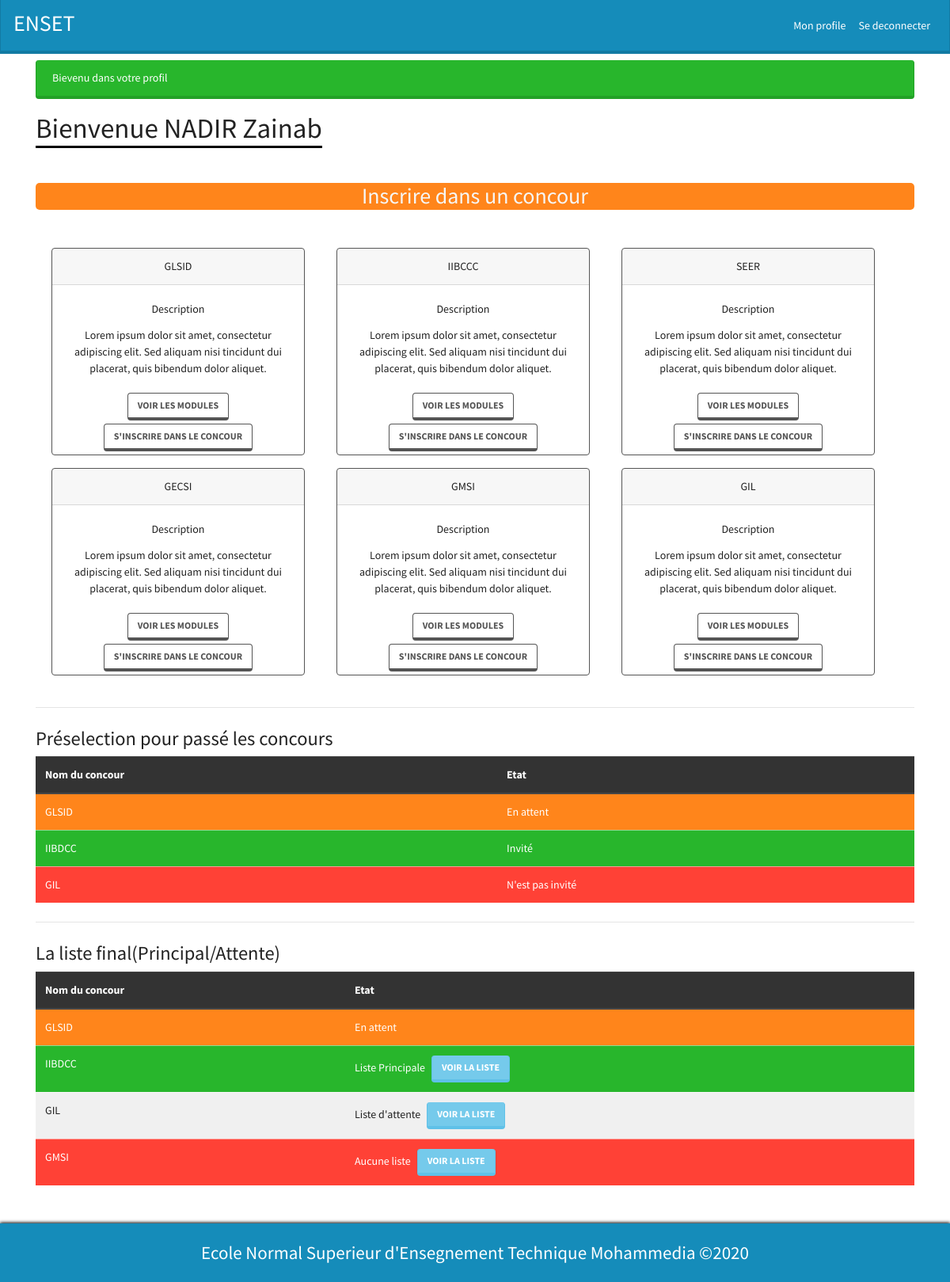
Page /profile.php (signed in) on the committed database.
### tables this page shows
CREATE TABLE `t_concours` (
  `id_concours` int(5) NOT NULL,
  `titre_concour` varchar(10) NOT NULL,
  `concours_designation` varchar(400) NOT NULL,
  `lien_module` varchar(255) DEFAULT NULL,
  `seuil` float NOT NULL
);

### Include/profileCondidat.php (the view)
<?php
    $concours = $pdo->query("SELECT * FROM t_concours")->fetchall();
    $req = $pdo->prepare("SELECT id_concour FROM t_liste_concour WHERE id_condidat=?");
    $req->execute([$_SESSION["user"]["id_candidat"]]);
    $liste_concour = $req->fetchall();
?>
<h1 class="mb-5 mt-3"><span style="border-bottom: 3px solid black;">Bienvenue <?=$_SESSION["user"]["nom_candidat"];?> <?=$_SESSION["user"]["prenom_candidat"];?></span></h1>
<h2 class="text-center text-light bg-warning mb-5" style="border-radius: 5px;">Inscrire dans un concour</h3>
<div class="container row justify-content-around">
    <?php for($i=0; $i<3; $i++): ?>
    <div class="card border-dark mb-3" style="max-width: 20rem;">
        <div class="card-header text-center"><?= $concours[$i]["titre_concour"]?></div>
        <div class="card-body">
            <div class="card-title text-center">Description</div>
            <div class="card-text text-center">
            <?= $concours[$i]["concours_designation"]?>
            </div>
        </div>
        <div class="mx-auto mb-1">
            <a href=<?=$concours[$i]["lien_module"]?> class="btn btn-outline-dark ">Voir les modules</a>
        </div>
        <?php $skip=false;foreach ($liste_concour as $element_concour):?>
            <?php if($element_concour[0] == $concours[$i]["id_concours"]):?>
                <div class="mx-auto mb-1">
                    <p class="alert alert-success my-0 p-2">vous êtes inscrit</p>
                </div>
            <?php $skip=true;
                break;?>
            <?php endif?>
        <?php endforeach;?>
        <?php if(!$skip):?>
        <div class="mx-auto mb-1">
            <a href="http://localhost/stage/registerConcour.php?id=<?=$concours[$i]["id_concours"]?>" class="btn btn-outline-dark ">S'inscrire dans le concour</a>
        </div>
        <?php endif;?>
    </div>
    <?php endfor;?>
</div>
<div class="container row justify-content-around">
    <?php for($i=3; $i<6; $i++): ?>
    <div class="card border-dark mb-3" style="max-width: 20rem;">
        <div class="card-header text-center"><?= $concours[$i]["titre_concour"]?></div>
        <div class="card-body">
            <div class="card-title text-center">Description</div>
            <div class="card-text text-center">
            <?= $concours[$i]["concours_designation"]?>
            </div>
        </div>
        <div class="mx-auto mb-1">
            <a href=<?=$concours[$i]["lien_module"]?> class="btn btn-outline-dark ">Voir les modules</a>
        </div>
        <?php $skip=false;foreach ($liste_concour as $element_concour):?>
            <?php if($element_concour[0] == $concours[$i]["id_concours"]):?>
                <div class="mx-auto mb-1">
                    <p class="alert alert-success my-0 p-2">vous êtes inscrit</p>
                </div>
            <?php $skip=true;
            break;
                    ?>
            <?php endif?>
        <?php endforeach;?>
        <?php if(!$skip):?>
        <div class="mx-auto mb-1">
            <a href="http://localhost/stage/registerConcour.php?id=<?=$concours[$i]["id_concours"]?>" class="btn btn-outline-dark ">S'inscrire dans le concour</a>
        </div>
        <?php endif;?>
    </div>
    <?php endfor;?>
</div>
<hr class="my-4">
<h3>Préselection pour passé les concours</h3>
<table class="table">
    <thead class="thead-dark">
            <tr>
                <th>Nom du concour</th>
                <th>Etat</th>
            </tr>
    </thead>
    <tbody>
        <tr class="table-warning">
            <td>GLSID</td>
            <td>En attent</td>
        </tr>
        <tr class="table-success">
            <td>IIBDCC</td>
            <td>Invité</td>
        </tr>
        <tr class="table-danger">
            <td>GIL</td>
            <td>N'est pas invité</td>
        </tr>
    </tbody>
</table>
<hr class="my-4">
<h3>La liste final(Principal/Attente)</h3>
<table class="table">
    <thead class="thead-dark">
            <tr>
                <th>Nom du concour</th>
                <th>Etat</th>
            </tr>
    </thead>
    <tbody>
        <tr class="table-warning">
            <td>GLSID</td>
            <td>En attent</td>
        </tr>
        <tr class="table-success">
            <td>IIBDCC</td>
            <td>Liste Principale<a href="#" class="btn btn-info mx-2">voir la liste</a></td>
        </tr>
        <tr class="table-secondary">
            <td>GIL</td>
            <td>Liste d'attente<a href="#" class="btn btn-info mx-2">voir la liste</a></td>
        </tr>
        <tr class="table-danger">
            <td>GMSI</td>
            <td>Aucune liste<a href="#" class="btn btn-info mx-2">voir la liste</a></td>
        </tr>
    </tbody>
</table>

### Include/Header.php (shortened to what this page needs)
<!DOCTYPE html>
<html lang="en">
<head>
    <link rel="stylesheet" href="Static/bootstrap.min.css">
</head>
<body>
<nav class="navbar navbar-expand-lg navbar-dark bg-primary py-1">
    <a href="index.php" class="navbar-brand mt-1"><h2>ENSET</h2></a>
    <div class="collapse navbar-collapse justify-content-end">
        <ul class="navbar-nav">
        <?php if(isset($_SESSION["auth"])): ?>
            <li class="nav-item">
                <a href="http://localhost/stage/editProfil.php" class="nav-link active">Mon profile</a>
            </li>
            <li class="nav-item">
                <a href="desconnect.php" class="nav-link active">Se deconnecter</a>
            </li>
        <?php endif; ?>
        </ul>
    </div>
</nav>
<?php if(isset($_SESSION["flash"])):?>
    <div class="container">
    <?php foreach($_SESSION["flash"] as $type => $message):?>
        <div class="alert alert-<?=$type;?> mt-2"><?=$message;?></div>
    <?php endforeach;?>
    </div>
<?php endif; ?>
<div class="container mb-5">

### profile.php (shortened to what this page needs)
<?php
    require_once "Include/bd.php";
    $role = $_SESSION["auth"]["role"];
?>
<?php $title = "profile";
    require_once "Include/Header.php";?>
<?php if($role==1):?>
<?php require_once "Include/profileCondidat.php";?>
<?php else:?>
<?php require_once "Include/profileResponsable.php";?>
<?php endif;?>
<?php require_once "Include/Footer.php";?>

### Include/Footer.php
        </div>
        <footer class=" bg-primary d-flex justify-content-center" style="box-shadow: 0px -1px 4px black;">
            <p style="font-size:23px;margin:20px;color:white;">Ecole Normal Superieur d'Ensegnement Technique Mohammedia &copy;2020</p>
        </footer>
    </body>
</html>

### rows in the picture
t_concours: titre_concour "GLSID", concours_designation "Lorem ipsum dolor sit amet, consectetur adipiscing elit. Sed aliquam nisi tincidunt dui placerat, quis bibendum dolor aliquet."
t_concours: titre_concour "IIBCCC", concours_designation "Lorem ipsum dolor sit amet, consectetur adipiscing elit. Sed aliquam nisi tincidunt dui placerat, quis bibendum dolor aliquet."
t_concours: titre_concour "SEER", concours_designation "Lorem ipsum dolor sit amet, consectetur adipiscing elit. Sed aliquam nisi tincidunt dui placerat, quis bibendum dolor aliquet."
t_concours: titre_concour "GECSI", concours_designation "Lorem ipsum dolor sit amet, consectetur adipiscing elit. Sed aliquam nisi tincidunt dui placerat, quis bibendum dolor aliquet."
t_concours: titre_concour "GMSI", concours_designation "Lorem ipsum dolor sit amet, consectetur adipiscing elit. Sed aliquam nisi tincidunt dui placerat, quis bibendum dolor aliquet."
t_concours: titre_concour "GIL", concours_designation "Lorem ipsum dolor sit amet, consectetur adipiscing elit. Sed aliquam nisi tincidunt dui placerat, quis bibendum dolor aliquet."

### other values in the picture
$message "Bievenu dans votre profil"
$_SESSION["user"]["nom_candidat"] "NADIR"
$_SESSION["user"]["prenom_candidat"] "Zainab"
